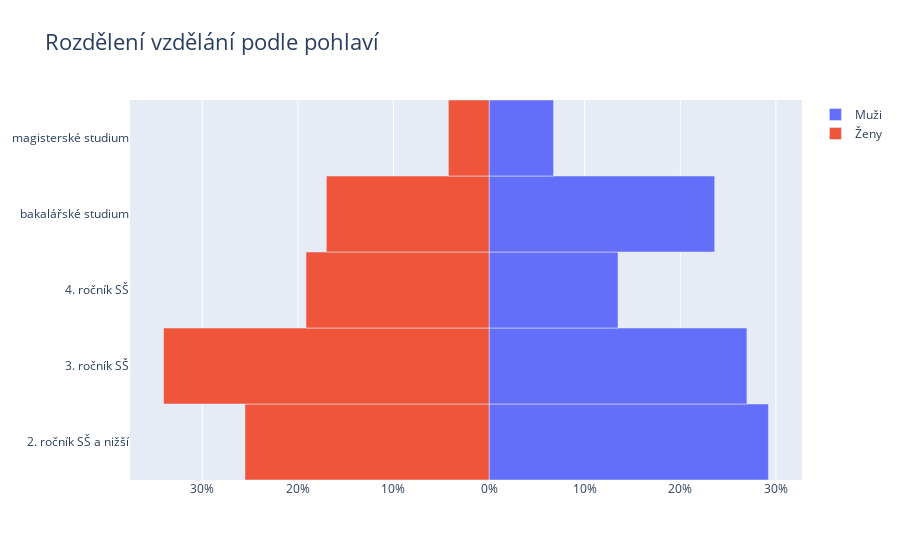

Notebook cell for this chart:
### Code cell
fig = gp.Figure()

fig.add_trace(gp.Bar(y= schoolDistribution['Školní rok'], x = schoolDistribution['Muž'], 
                     name = 'Muži', 
                     orientation = 'h'))

fig.add_trace(gp.Bar(y = schoolDistribution['Školní rok'], x = schoolDistribution['Žena'],
                     name = 'Ženy', orientation = 'h'))

fig.update_layout(title = 'Rozdělení vzdělání podle pohlaví',
                 title_font_size = 22, barmode = 'relative',
                 bargap = 0.0, bargroupgap = 0,
                 xaxis = dict(tickvals = [-30, -20, -10,
                                          0, 10, 20, 30],
                                
                              ticktext = ['30%', '20%', '10%', '0%', 
                                          '10%', '20%', '30%'],
                                
                              title_font_size = 14)
                 )
  
fig.show()

### Figure 1 — Plotly figure (JSON) as saved in the notebook; plotly's stock layout.template omitted (floating-point values rounded to 4 significant figures)
{"data": [{"name": "Muži", "orientation": "h", "type": "bar", "x": [29.21, 26.97, 13.48, 23.6, 6.742], "y": ["2. ročník SŠ a nižší", "3. ročník SŠ", "4. ročník SŠ", "bakalářské studium", "magisterské studium"]}, {"name": "Ženy", "orientation": "h", "type": "bar", "x": [-25.53, -34.04, -19.15, -17.02, -4.255], "y": ["2. ročník SŠ a nižší", "3. ročník SŠ", "4. ročník SŠ", "bakalářské studium", "magisterské studium"]}], "layout": {"bargap": 0, "bargroupgap": 0, "barmode": "relative", "title": {"font": {"size": 22}, "text": "Rozdělení vzdělání podle pohlaví"}, "xaxis": {"ticktext": ["30%", "20%", "10%", "0%", "10%", "20%", "30%"], "tickvals": [-30, -20, -10, 0, 10, 20, 30], "title": {"font": {"size": 14}}}}}
